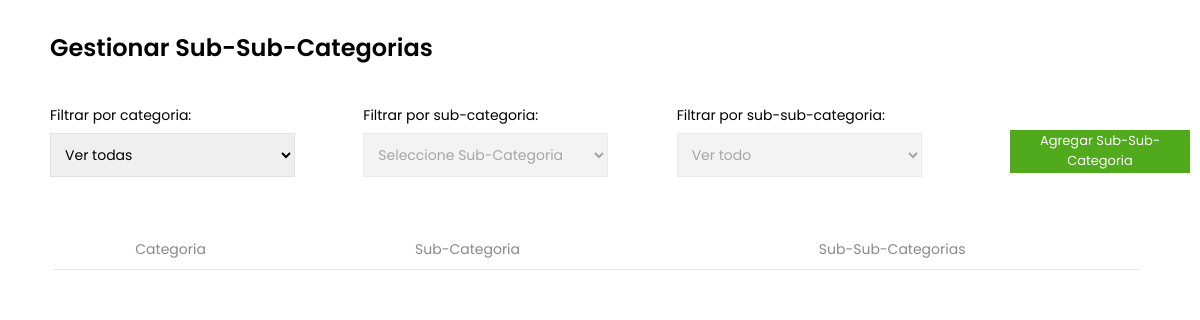
Page /menu-encargadoStock/gestionar-SubSubCategorias/gestionarSubSubCategorias.php on the earlier database version.
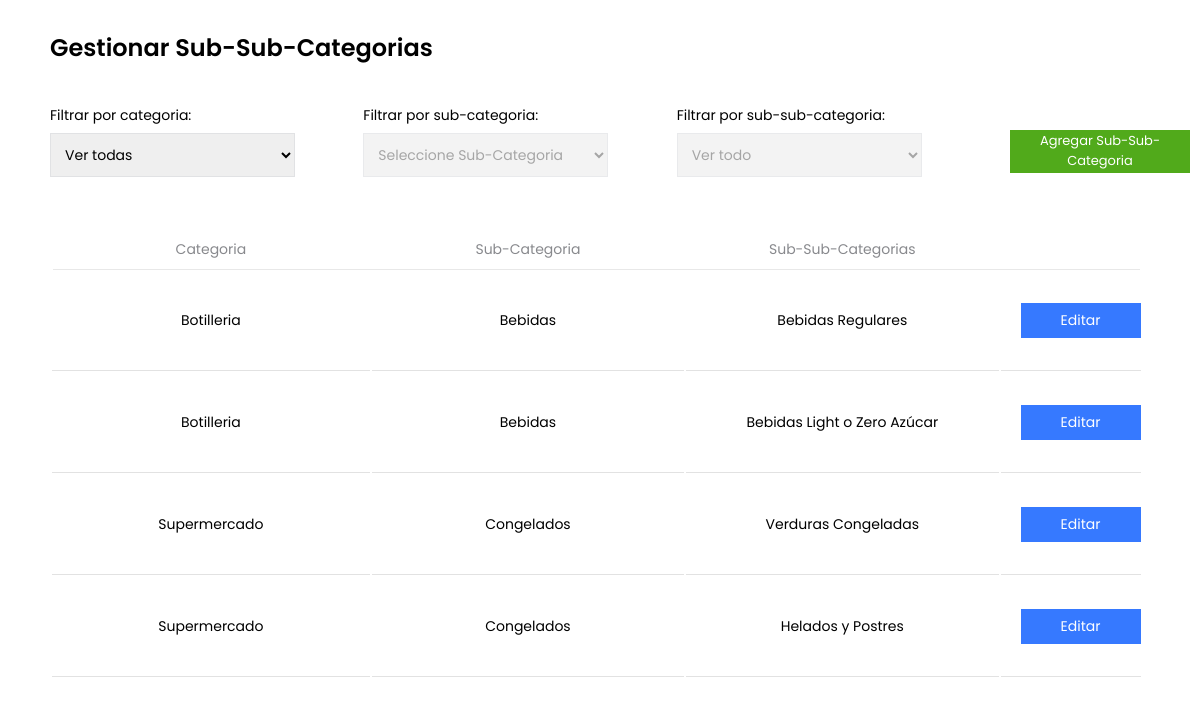
Same page on the later database version.
### tables this page shows
CREATE TABLE sub_sub_categorias (
    id INT AUTO_INCREMENT,
    fk_categorias_id INT,
    fk_sub_categorias_id INT,
    descripcion VARCHAR(90),

    PRIMARY KEY (id),
    FOREIGN KEY (fk_sub_categorias_id) REFERENCES sub_categorias(id),
    FOREIGN KEY (fk_categorias_id) REFERENCES categorias(id)

);

CREATE TABLE categorias (
    id INT AUTO_INCREMENT,
    descripcion VARCHAR(130),        

    PRIMARY KEY (id)

);

CREATE TABLE sub_categorias (
    id INT AUTO_INCREMENT,
    fk_categorias_id INT,
    descripcion VARCHAR(90),

    PRIMARY KEY (id),
    FOREIGN KEY (fk_categorias_id) REFERENCES categorias(id)
);

### php/class/Dao.php (called while the page is built, shortened)
<?php
include('Categorias.php');
class DAO{
    private $con;
    public function conectarBD(){
        $servername = "localhost";
        $usuario = "root";
        $password = "";
        $bd = "supermercadooficial";
        $this->con = new mysqli($servername,$usuario,$password,$bd);
    }
    public function buscarSubSubCategorias(){
        $sql = "SELECT sub_categorias.id AS 'id_sub_categoria', categorias.id AS 'id_categoria', sub_sub_categorias.id AS 'id_sub_subcategoria',
        categorias.descripcion AS 'descripcion_categoria', sub_categorias.descripcion AS 'descripcion_sub_categoria', sub_sub_categorias.descripcion AS 'descripcion_sub_sub_categoria'
        FROM sub_sub_categorias
        INNER JOIN categorias on categorias.id = sub_sub_categorias.fk_categorias_id
        INNER JOIN sub_categorias on sub_categorias.id = sub_sub_categorias.fk_sub_categorias_id
        ORDER BY sub_sub_categorias.id DESC";
        $resultado = $this->con->query($sql);
        $fila = mysqli_num_rows($resultado);
        $lista_sub_sub_categorias = array();
        if($fila >=1){
            while($r = mysqli_fetch_array($resultado)){
                $id_sub_categoria = $r['id_sub_categoria'];
                $id_categoria = $r['id_categoria'];
                $id_sub_sub_categoria = $r['id_sub_subcategoria'];
                $descripcion_categoria = $r['descripcion_categoria'];
                $descripcion_sub_categoria = $r['descripcion_sub_categoria'];
                $descripcion_sub_sub_categoria = $r['descripcion_sub_sub_categoria'];
                $sub_sub_categorias = new Sub_Sub_Categorias($id_sub_categoria,$id_categoria,$id_sub_sub_categoria,$descripcion_categoria,$descripcion_sub_categoria,$descripcion_sub_sub_categoria);
                $lista_sub_sub_categorias[] = $sub_sub_categorias;
            }
            return $lista_sub_sub_categorias;
        }
    }
}
?>

### php/class/Categorias.php (called while the page is built, shortened)
<?php
    class Sub_Sub_Categorias{
        private $id_sub_sub_categoria;
        private $descripcion_categoria;
        private $descripcion_sub_categoria;
        private $descripcion_sub_sub_categoria;
        public function Sub_Sub_Categorias($id_sub_categoria,$id_categoria,$id_sub_sub_categoria,$descripcion_categoria,$descripcion_sub_categoria,$descripcion_sub_sub_categoria){
            $this->id_sub_sub_categoria = $id_sub_sub_categoria;
            $this->descripcion_categoria = $descripcion_categoria;
            $this->descripcion_sub_categoria = $descripcion_sub_categoria;
            $this->descripcion_sub_sub_categoria = $descripcion_sub_sub_categoria;
        }
        public function getIdSubSubCategoria(){
            return $this->id_sub_sub_categoria;
        }
        public function getDescripcionCategoria(){
            return $this->descripcion_categoria;
        }
        public function getDescripcionSubCategoria(){
            return $this->descripcion_sub_categoria;
        }
        public function getDescripcionSubSubCategoria(){
            return $this->descripcion_sub_sub_categoria;
        }
    }
?>

### menu-encargadoStock/gestionar-SubSubCategorias/gestionarSubSubCategorias.php (the view, shortened to what the changed rows need)
<?php
include('../../php/class/Dao.php');
$dao = new DAO();
?>
<!DOCTYPE html>
<html lang="es">
<head>
    <link rel='stylesheet' href='https://cdn-uicons.flaticon.com/uicons-brands/css/uicons-brands.css'>
    <link rel='stylesheet' href='https://cdn-uicons.flaticon.com/uicons-bold-rounded/css/uicons-bold-rounded.css'>
    <link rel='stylesheet' href='https://cdn-uicons.flaticon.com/uicons-regular-rounded/css/uicons-regular-rounded.css'>
    <link rel="stylesheet" href="../../assets/css/menu-cajero/realizarcompra/realizarcompra.css">
    <link rel="stylesheet" href="../../assets/css/menu-stock/gestionarproductos.css">
</head>
<body>
    <h2>Gestionar Sub-Sub-Categorias</h2>
    <table id="tabla">
        <thead>
            <tr>
                <th class="titular-fila">Categoria</th>
                <th class="titular-fila">Sub-Categoria</th>
                <th class="titular-fila">Sub-Sub-Categorias</th>
                <th class="titular-fila"></th>
            </tr>
        </thead>
        <?php
            $lista_sub_categorias = $dao->buscarSubSubCategorias();
            foreach($lista_sub_categorias as $k){
                echo '
                <tr class="producto-item">
                    <td style="width: 400px;">'.$k->getDescripcionCategoria().'</td>
                    <td style="width: 400px;">'.$k->getDescripcionSubCategoria().'</td>
                    <td style="width: 400px;">'.$k->getDescripcionSubSubCategoria().'</td>
                    <td >
                        <div class="botones-opciones">
                            <div class="editar boton-opcion">
                                    <a href="editarSubSubCategoria.php?id_sub_sub_categoria='.$k->getIdSubSubCategoria().'" style="cursor: pointer; color: white; text-decoration: none;">Editar</a>
                            </div>
                        </div>
                    </td>
                </tr>
                ';
            }
        ?>
    </table>
</body>
</html>

Differences in the rows shown:
added sub_sub_categorias: fk_categorias.descripcion "Botilleria", fk_sub_categorias.descripcion "Bebidas", descripcion "Bebidas Regulares"
added sub_sub_categorias: fk_categorias.descripcion "Botilleria", fk_sub_categorias.descripcion "Bebidas", descripcion "Bebidas Light o Zero Azúcar"
added sub_sub_categorias: fk_categorias.descripcion "Supermercado", fk_sub_categorias.descripcion "Congelados", descripcion "Verduras Congeladas"
added sub_sub_categorias: fk_categorias.descripcion "Supermercado", fk_sub_categorias.descripcion "Congelados", descripcion "Helados y Postres"
